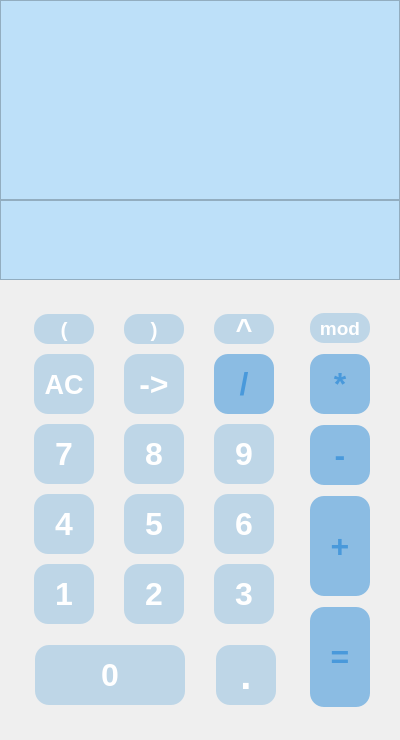
<?xml version="1.0" encoding="UTF-8"?>
<ui version="4.0">
 <class>MainWindow</class>
 <widget class="QMainWindow" name="MainWindow">
  <property name="geometry">
   <rect>
    <x>0</x>
    <y>0</y>
    <width>400</width>
    <height>740</height>
   </rect>
  </property>
  <property name="minimumSize">
   <size>
    <width>400</width>
    <height>740</height>
   </size>
  </property>
  <property name="maximumSize">
   <size>
    <width>400</width>
    <height>720</height>
   </size>
  </property>
  <property name="windowTitle">
   <string>MainWindow</string>
  </property>
  <property name="styleSheet">
   <string notr="true">MainWindow
{
	background-color:#bde0f9;
}
QPushButton
{
	color:#ffffff;
	background-color:#bed6e7;
	border-radius:14px;
}
QPushButton:hover
{
	color: #ffffff;
	background-color: #19acff;
}
QPlainTextEdit
{
	color:#000000;
	background-color:#bde0f9;
}</string>
  </property>
  <widget class="QWidget" name="centralwidget">
   <widget class="QPlainTextEdit" name="pte_showexp">
    <property name="geometry">
     <rect>
      <x>0</x>
      <y>0</y>
      <width>400</width>
      <height>200</height>
     </rect>
    </property>
    <property name="minimumSize">
     <size>
      <width>400</width>
      <height>200</height>
     </size>
    </property>
    <property name="maximumSize">
     <size>
      <width>400</width>
      <height>200</height>
     </size>
    </property>
    <property name="font">
     <font>
      <pointsize>26</pointsize>
      <weight>75</weight>
      <bold>true</bold>
     </font>
    </property>
    <property name="readOnly">
     <bool>true</bool>
    </property>
    <property name="plainText">
     <string/>
    </property>
   </widget>
   <widget class="QWidget" name="gridLayoutWidget">
    <property name="geometry">
     <rect>
      <x>10</x>
      <y>310</y>
      <width>291</width>
      <height>321</height>
     </rect>
    </property>
    <layout class="QGridLayout" name="gridLayout">
     <item row="3" column="1">
      <widget class="QPushButton" name="btn_5">
       <property name="minimumSize">
        <size>
         <width>60</width>
         <height>60</height>
        </size>
       </property>
       <property name="maximumSize">
        <size>
         <width>60</width>
         <height>60</height>
        </size>
       </property>
       <property name="font">
        <font>
         <pointsize>24</pointsize>
         <weight>75</weight>
         <bold>true</bold>
        </font>
       </property>
       <property name="text">
        <string>5</string>
       </property>
      </widget>
     </item>
     <item row="2" column="0">
      <widget class="QPushButton" name="btn_7">
       <property name="minimumSize">
        <size>
         <width>60</width>
         <height>60</height>
        </size>
       </property>
       <property name="maximumSize">
        <size>
         <width>60</width>
         <height>60</height>
        </size>
       </property>
       <property name="font">
        <font>
         <pointsize>24</pointsize>
         <weight>75</weight>
         <bold>true</bold>
        </font>
       </property>
       <property name="text">
        <string>7</string>
       </property>
      </widget>
     </item>
     <item row="3" column="0">
      <widget class="QPushButton" name="btn_4">
       <property name="minimumSize">
        <size>
         <width>60</width>
         <height>60</height>
        </size>
       </property>
       <property name="maximumSize">
        <size>
         <width>60</width>
         <height>60</height>
        </size>
       </property>
       <property name="font">
        <font>
         <pointsize>24</pointsize>
         <weight>75</weight>
         <bold>true</bold>
        </font>
       </property>
       <property name="text">
        <string>4</string>
       </property>
      </widget>
     </item>
     <item row="2" column="1">
      <widget class="QPushButton" name="btn_8">
       <property name="minimumSize">
        <size>
         <width>60</width>
         <height>60</height>
        </size>
       </property>
       <property name="maximumSize">
        <size>
         <width>60</width>
         <height>60</height>
        </size>
       </property>
       <property name="font">
        <font>
         <pointsize>24</pointsize>
         <weight>75</weight>
         <bold>true</bold>
        </font>
       </property>
       <property name="text">
        <string>8</string>
       </property>
      </widget>
     </item>
     <item row="3" column="2">
      <widget class="QPushButton" name="btn_6">
       <property name="minimumSize">
        <size>
         <width>60</width>
         <height>60</height>
        </size>
       </property>
       <property name="maximumSize">
        <size>
         <width>60</width>
         <height>60</height>
        </size>
       </property>
       <property name="font">
        <font>
         <pointsize>24</pointsize>
         <weight>75</weight>
         <bold>true</bold>
        </font>
       </property>
       <property name="text">
        <string>6</string>
       </property>
      </widget>
     </item>
     <item row="4" column="1">
      <widget class="QPushButton" name="btn_2">
       <property name="minimumSize">
        <size>
         <width>60</width>
         <height>60</height>
        </size>
       </property>
       <property name="maximumSize">
        <size>
         <width>60</width>
         <height>60</height>
        </size>
       </property>
       <property name="font">
        <font>
         <pointsize>24</pointsize>
         <weight>75</weight>
         <bold>true</bold>
        </font>
       </property>
       <property name="text">
        <string>2</string>
       </property>
      </widget>
     </item>
     <item row="4" column="2">
      <widget class="QPushButton" name="btn_3">
       <property name="minimumSize">
        <size>
         <width>60</width>
         <height>60</height>
        </size>
       </property>
       <property name="maximumSize">
        <size>
         <width>60</width>
         <height>60</height>
        </size>
       </property>
       <property name="font">
        <font>
         <pointsize>24</pointsize>
         <weight>75</weight>
         <bold>true</bold>
        </font>
       </property>
       <property name="text">
        <string>3</string>
       </property>
      </widget>
     </item>
     <item row="1" column="0">
      <widget class="QPushButton" name="btn_reset">
       <property name="minimumSize">
        <size>
         <width>60</width>
         <height>60</height>
        </size>
       </property>
       <property name="maximumSize">
        <size>
         <width>60</width>
         <height>60</height>
        </size>
       </property>
       <property name="font">
        <font>
         <pointsize>20</pointsize>
         <weight>75</weight>
         <bold>true</bold>
        </font>
       </property>
       <property name="text">
        <string>AC</string>
       </property>
      </widget>
     </item>
     <item row="4" column="0">
      <widget class="QPushButton" name="btn_1">
       <property name="minimumSize">
        <size>
         <width>60</width>
         <height>60</height>
        </size>
       </property>
       <property name="maximumSize">
        <size>
         <width>60</width>
         <height>60</height>
        </size>
       </property>
       <property name="font">
        <font>
         <pointsize>24</pointsize>
         <weight>75</weight>
         <bold>true</bold>
        </font>
       </property>
       <property name="text">
        <string>1</string>
       </property>
      </widget>
     </item>
     <item row="2" column="2">
      <widget class="QPushButton" name="btn_9">
       <property name="minimumSize">
        <size>
         <width>60</width>
         <height>60</height>
        </size>
       </property>
       <property name="maximumSize">
        <size>
         <width>60</width>
         <height>60</height>
        </size>
       </property>
       <property name="font">
        <font>
         <pointsize>24</pointsize>
         <weight>75</weight>
         <bold>true</bold>
        </font>
       </property>
       <property name="text">
        <string>9</string>
       </property>
      </widget>
     </item>
     <item row="0" column="0">
      <widget class="QPushButton" name="btn_openpar">
       <property name="minimumSize">
        <size>
         <width>60</width>
         <height>30</height>
        </size>
       </property>
       <property name="maximumSize">
        <size>
         <width>60</width>
         <height>30</height>
        </size>
       </property>
       <property name="font">
        <font>
         <pointsize>16</pointsize>
         <weight>75</weight>
         <bold>true</bold>
        </font>
       </property>
       <property name="text">
        <string>(</string>
       </property>
      </widget>
     </item>
     <item row="0" column="1">
      <widget class="QPushButton" name="btn_closepar">
       <property name="minimumSize">
        <size>
         <width>60</width>
         <height>30</height>
        </size>
       </property>
       <property name="maximumSize">
        <size>
         <width>60</width>
         <height>30</height>
        </size>
       </property>
       <property name="font">
        <font>
         <pointsize>16</pointsize>
         <weight>75</weight>
         <bold>true</bold>
        </font>
       </property>
       <property name="text">
        <string>)</string>
       </property>
      </widget>
     </item>
     <item row="1" column="1">
      <widget class="QPushButton" name="btn_clear">
       <property name="minimumSize">
        <size>
         <width>60</width>
         <height>60</height>
        </size>
       </property>
       <property name="maximumSize">
        <size>
         <width>60</width>
         <height>60</height>
        </size>
       </property>
       <property name="font">
        <font>
         <pointsize>24</pointsize>
         <weight>75</weight>
         <bold>true</bold>
        </font>
       </property>
       <property name="text">
        <string>-&gt;</string>
       </property>
      </widget>
     </item>
     <item row="1" column="2">
      <widget class="QPushButton" name="btn_division">
       <property name="minimumSize">
        <size>
         <width>60</width>
         <height>60</height>
        </size>
       </property>
       <property name="maximumSize">
        <size>
         <width>60</width>
         <height>60</height>
        </size>
       </property>
       <property name="font">
        <font>
         <pointsize>24</pointsize>
         <weight>75</weight>
         <bold>true</bold>
        </font>
       </property>
       <property name="styleSheet">
        <string notr="true">QPushButton
{
color:#4999db;
background-color:#8bbce3;
}
QPushButton:hover
{
	color: #ffffff;
	background-color: #19acff;
}</string>
       </property>
       <property name="text">
        <string>/</string>
       </property>
      </widget>
     </item>
     <item row="0" column="2">
      <widget class="QPushButton" name="btn_power">
       <property name="minimumSize">
        <size>
         <width>60</width>
         <height>30</height>
        </size>
       </property>
       <property name="maximumSize">
        <size>
         <width>60</width>
         <height>30</height>
        </size>
       </property>
       <property name="font">
        <font>
         <pointsize>22</pointsize>
         <weight>75</weight>
         <bold>true</bold>
        </font>
       </property>
       <property name="text">
        <string>^</string>
       </property>
      </widget>
     </item>
    </layout>
   </widget>
   <widget class="QWidget" name="verticalLayoutWidget">
    <property name="geometry">
     <rect>
      <x>310</x>
      <y>310</y>
      <width>81</width>
      <height>401</height>
     </rect>
    </property>
    <layout class="QVBoxLayout" name="verticalLayout">
     <property name="spacing">
      <number>8</number>
     </property>
     <item>
      <widget class="QPushButton" name="btn_mod">
       <property name="minimumSize">
        <size>
         <width>60</width>
         <height>30</height>
        </size>
       </property>
       <property name="maximumSize">
        <size>
         <width>60</width>
         <height>30</height>
        </size>
       </property>
       <property name="font">
        <font>
         <pointsize>14</pointsize>
         <weight>75</weight>
         <bold>true</bold>
        </font>
       </property>
       <property name="text">
        <string>mod</string>
       </property>
      </widget>
     </item>
     <item>
      <widget class="QPushButton" name="btn_mul">
       <property name="minimumSize">
        <size>
         <width>60</width>
         <height>60</height>
        </size>
       </property>
       <property name="maximumSize">
        <size>
         <width>60</width>
         <height>60</height>
        </size>
       </property>
       <property name="font">
        <font>
         <pointsize>24</pointsize>
         <weight>75</weight>
         <bold>true</bold>
        </font>
       </property>
       <property name="styleSheet">
        <string notr="true">QPushButton
{
color:#4999db;
background-color:#8bbce3;
}
QPushButton:hover
{
	color: #ffffff;
	background-color: #19acff;
}</string>
       </property>
       <property name="text">
        <string>*</string>
       </property>
      </widget>
     </item>
     <item>
      <widget class="QPushButton" name="btn_sub">
       <property name="minimumSize">
        <size>
         <width>60</width>
         <height>60</height>
        </size>
       </property>
       <property name="maximumSize">
        <size>
         <width>60</width>
         <height>60</height>
        </size>
       </property>
       <property name="font">
        <font>
         <pointsize>24</pointsize>
         <weight>75</weight>
         <bold>true</bold>
        </font>
       </property>
       <property name="styleSheet">
        <string notr="true">QPushButton
{
color:#4999db;
background-color:#8bbce3;
}
QPushButton:hover
{
	color: #ffffff;
	background-color: #19acff;
}</string>
       </property>
       <property name="text">
        <string>-</string>
       </property>
      </widget>
     </item>
     <item>
      <widget class="QPushButton" name="btn_sum">
       <property name="minimumSize">
        <size>
         <width>60</width>
         <height>100</height>
        </size>
       </property>
       <property name="maximumSize">
        <size>
         <width>60</width>
         <height>100</height>
        </size>
       </property>
       <property name="font">
        <font>
         <pointsize>24</pointsize>
         <weight>75</weight>
         <bold>true</bold>
        </font>
       </property>
       <property name="styleSheet">
        <string notr="true">QPushButton
{
color:#4999db;
background-color:#8bbce3;
}
QPushButton:hover
{
	color: #ffffff;
	background-color: #19acff;
}</string>
       </property>
       <property name="text">
        <string>+</string>
       </property>
      </widget>
     </item>
     <item>
      <widget class="QPushButton" name="btn_equal">
       <property name="minimumSize">
        <size>
         <width>60</width>
         <height>100</height>
        </size>
       </property>
       <property name="maximumSize">
        <size>
         <width>60</width>
         <height>100</height>
        </size>
       </property>
       <property name="font">
        <font>
         <pointsize>24</pointsize>
         <weight>75</weight>
         <bold>true</bold>
        </font>
       </property>
       <property name="styleSheet">
        <string notr="true">QPushButton
{
color:#4999db;
background-color:#8bbce3;
}
QPushButton:hover
{
	color: #ffffff;
	background-color: #19acff;
}</string>
       </property>
       <property name="text">
        <string>=</string>
       </property>
      </widget>
     </item>
    </layout>
   </widget>
   <widget class="QWidget" name="horizontalLayoutWidget">
    <property name="geometry">
     <rect>
      <x>10</x>
      <y>640</y>
      <width>291</width>
      <height>71</height>
     </rect>
    </property>
    <layout class="QHBoxLayout" name="horizontalLayout">
     <item>
      <widget class="QPushButton" name="btn_0">
       <property name="minimumSize">
        <size>
         <width>150</width>
         <height>60</height>
        </size>
       </property>
       <property name="maximumSize">
        <size>
         <width>150</width>
         <height>60</height>
        </size>
       </property>
       <property name="font">
        <font>
         <pointsize>24</pointsize>
         <weight>75</weight>
         <bold>true</bold>
        </font>
       </property>
       <property name="text">
        <string>0</string>
       </property>
      </widget>
     </item>
     <item>
      <widget class="QPushButton" name="btn_auditor">
       <property name="minimumSize">
        <size>
         <width>60</width>
         <height>60</height>
        </size>
       </property>
       <property name="maximumSize">
        <size>
         <width>60</width>
         <height>60</height>
        </size>
       </property>
       <property name="font">
        <font>
         <pointsize>30</pointsize>
         <weight>75</weight>
         <bold>true</bold>
        </font>
       </property>
       <property name="text">
        <string>.</string>
       </property>
      </widget>
     </item>
    </layout>
   </widget>
   <widget class="QPlainTextEdit" name="pte_showres">
    <property name="geometry">
     <rect>
      <x>0</x>
      <y>200</y>
      <width>400</width>
      <height>80</height>
     </rect>
    </property>
    <property name="minimumSize">
     <size>
      <width>400</width>
      <height>80</height>
     </size>
    </property>
    <property name="maximumSize">
     <size>
      <width>400</width>
      <height>16777215</height>
     </size>
    </property>
    <property name="font">
     <font>
      <pointsize>26</pointsize>
      <weight>75</weight>
      <bold>true</bold>
     </font>
    </property>
    <property name="readOnly">
     <bool>true</bool>
    </property>
   </widget>
  </widget>
  <widget class="QMenuBar" name="menubar">
   <property name="geometry">
    <rect>
     <x>0</x>
     <y>0</y>
     <width>0</width>
     <height>0</height>
    </rect>
   </property>
   <property name="maximumSize">
    <size>
     <width>0</width>
     <height>0</height>
    </size>
   </property>
  </widget>
  <widget class="QStatusBar" name="statusbar">
   <property name="maximumSize">
    <size>
     <width>0</width>
     <height>0</height>
    </size>
   </property>
  </widget>
 </widget>
 <resources/>
 <connections/>
</ui>
